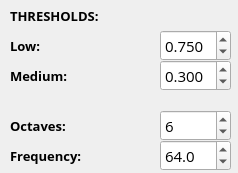
        <widget class="QWidget" name="mpPrecipitation">
         <property name="geometry">
          <rect>
           <x>0</x>
           <y>0</y>
           <width>238</width>
           <height>173</height>
          </rect>
         </property>
         <attribute name="label">
          <string>Precipitation</string>
         </attribute>
         <widget class="QDoubleSpinBox" name="spnPrecTHM">
          <property name="geometry">
           <rect>
            <x>160</x>
            <y>60</y>
            <width>71</width>
            <height>31</height>
           </rect>
          </property>
          <property name="font">
           <font>
            <family>Open Sans</family>
            <pointsize>11</pointsize>
           </font>
          </property>
          <property name="decimals">
           <number>3</number>
          </property>
          <property name="maximum">
           <double>1.000000000000000</double>
          </property>
          <property name="singleStep">
           <double>0.050000000000000</double>
          </property>
          <property name="value">
           <double>0.300000000000000</double>
          </property>
         </widget>
         <widget class="QLabel" name="label_74">
          <property name="geometry">
           <rect>
            <x>10</x>
            <y>30</y>
            <width>151</width>
            <height>31</height>
           </rect>
          </property>
          <property name="font">
           <font>
            <family>Open Sans</family>
            <pointsize>10</pointsize>
            <weight>75</weight>
            <bold>true</bold>
           </font>
          </property>
          <property name="text">
           <string>Low:</string>
          </property>
         </widget>
         <widget class="QLabel" name="label_75">
          <property name="geometry">
           <rect>
            <x>10</x>
            <y>110</y>
            <width>151</width>
            <height>31</height>
           </rect>
          </property>
          <property name="font">
           <font>
            <family>Open Sans</family>
            <pointsize>10</pointsize>
            <weight>75</weight>
            <bold>true</bold>
           </font>
          </property>
          <property name="text">
           <string>Octaves:</string>
          </property>
         </widget>
         <widget class="QSpinBox" name="spnPrecOct">
          <property name="geometry">
           <rect>
            <x>160</x>
            <y>110</y>
            <width>71</width>
            <height>31</height>
           </rect>
          </property>
          <property name="font">
           <font>
            <family>Open Sans</family>
            <pointsize>11</pointsize>
           </font>
          </property>
          <property name="value">
           <number>6</number>
          </property>
         </widget>
         <widget class="QLabel" name="label_76">
          <property name="geometry">
           <rect>
            <x>10</x>
            <y>60</y>
            <width>151</width>
            <height>31</height>
           </rect>
          </property>
          <property name="font">
           <font>
            <family>Open Sans</family>
            <pointsize>10</pointsize>
            <weight>75</weight>
            <bold>true</bold>
           </font>
          </property>
          <property name="text">
           <string>Medium:</string>
          </property>
         </widget>
         <widget class="QLabel" name="label_77">
          <property name="geometry">
           <rect>
            <x>10</x>
            <y>140</y>
            <width>151</width>
            <height>31</height>
           </rect>
          </property>
          <property name="font">
           <font>
            <family>Open Sans</family>
            <pointsize>10</pointsize>
            <weight>75</weight>
            <bold>true</bold>
           </font>
          </property>
          <property name="text">
           <string>Frequency:</string>
          </property>
         </widget>
         <widget class="QDoubleSpinBox" name="spnPrecFreq">
          <property name="geometry">
           <rect>
            <x>160</x>
            <y>140</y>
            <width>71</width>
            <height>31</height>
           </rect>
          </property>
          <property name="font">
           <font>
            <family>Open Sans</family>
            <pointsize>11</pointsize>
           </font>
          </property>
          <property name="decimals">
           <number>1</number>
          </property>
          <property name="maximum">
           <double>256.000000000000000</double>
          </property>
          <property name="singleStep">
           <double>8.000000000000000</double>
          </property>
          <property name="value">
           <double>64.000000000000000</double>
          </property>
         </widget>
         <widget class="QDoubleSpinBox" name="spnPrecTHL">
          <property name="geometry">
           <rect>
            <x>160</x>
            <y>30</y>
            <width>71</width>
            <height>31</height>
           </rect>
          </property>
          <property name="font">
           <font>
            <family>Open Sans</family>
            <pointsize>11</pointsize>
           </font>
          </property>
          <property name="decimals">
           <number>3</number>
          </property>
          <property name="maximum">
           <double>1.000000000000000</double>
          </property>
          <property name="singleStep">
           <double>0.050000000000000</double>
          </property>
          <property name="value">
           <double>0.750000000000000</double>
          </property>
         </widget>
         <widget class="QLabel" name="label_78">
          <property name="geometry">
           <rect>
            <x>10</x>
            <y>0</y>
            <width>151</width>
            <height>31</height>
           </rect>
          </property>
          <property name="font">
           <font>
            <family>Open Sans</family>
            <pointsize>10</pointsize>
            <weight>75</weight>
            <bold>true</bold>
           </font>
          </property>
          <property name="text">
           <string>THRESHOLDS:</string>
          </property>
         </widget>
        </widget>
